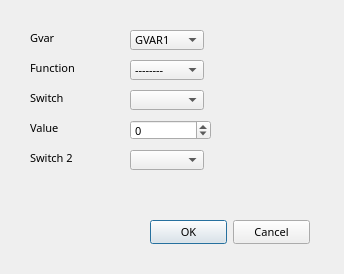
<?xml version="1.0" encoding="UTF-8"?>
<ui version="4.0">
 <class>GvarAdjustDialog</class>
 <widget class="QDialog" name="GvarAdjustDialog">
  <property name="geometry">
   <rect>
    <x>0</x>
    <y>0</y>
    <width>344</width>
    <height>274</height>
   </rect>
  </property>
  <property name="font">
   <font>
    <family>Sans Serif</family>
    <pointsize>8</pointsize>
   </font>
  </property>
  <property name="windowTitle">
   <string>Dialog</string>
  </property>
  <property name="windowIcon">
   <iconset>
    <normaloff>:/icon.png</normaloff>:/icon.png</iconset>
  </property>
  <widget class="QDialogButtonBox" name="buttonBox">
   <property name="geometry">
    <rect>
     <x>150</x>
     <y>220</y>
     <width>160</width>
     <height>25</height>
    </rect>
   </property>
   <property name="orientation">
    <enum>Qt::Horizontal</enum>
   </property>
   <property name="standardButtons">
    <set>QDialogButtonBox::Cancel|QDialogButtonBox::Ok</set>
   </property>
  </widget>
  <widget class="QComboBox" name="switchCB">
   <property name="geometry">
    <rect>
     <x>130</x>
     <y>90</y>
     <width>74</width>
     <height>20</height>
    </rect>
   </property>
   <property name="whatsThis">
    <string>Switch used by the mix.
If blank then the mix is considered to be &quot;ON&quot; all the time.</string>
   </property>
  </widget>
  <widget class="QSpinBox" name="valueSB">
   <property name="geometry">
    <rect>
     <x>130</x>
     <y>120</y>
     <width>81</width>
     <height>20</height>
    </rect>
   </property>
   <property name="minimum">
    <number>-125</number>
   </property>
   <property name="maximum">
    <number>125</number>
   </property>
  </widget>
  <widget class="QComboBox" name="switch2CB">
   <property name="geometry">
    <rect>
     <x>130</x>
     <y>150</y>
     <width>74</width>
     <height>20</height>
    </rect>
   </property>
   <property name="whatsThis">
    <string>The curve used by the mix</string>
   </property>
  </widget>
  <widget class="QLabel" name="label_7">
   <property name="geometry">
    <rect>
     <x>30</x>
     <y>90</y>
     <width>81</width>
     <height>16</height>
    </rect>
   </property>
   <property name="toolTip">
    <string>&lt;html&gt;&lt;head/&gt;&lt;body&gt;&lt;p&gt;&lt;span style=&quot; color:#000000;&quot;&gt;Here you select the switch to control the mix. If a switch is not selected then the mix is ON by default. Options are the physical switches, the logical switches and the inverse of all of them.&lt;/span&gt;&lt;/p&gt;&lt;/body&gt;&lt;/html&gt;</string>
   </property>
   <property name="text">
    <string>Switch</string>
   </property>
  </widget>
  <widget class="QLabel" name="valueLabel">
   <property name="geometry">
    <rect>
     <x>30</x>
     <y>120</y>
     <width>91</width>
     <height>16</height>
    </rect>
   </property>
   <property name="toolTip">
    <string>&lt;html&gt;&lt;head/&gt;&lt;body&gt;&lt;p&gt;&lt;span style=&quot; color:#000000;&quot;&gt;This value &lt;/span&gt;&lt;span style=&quot; text-decoration: underline; color:#000000;&quot;&gt;multiplies&lt;/span&gt;&lt;span style=&quot; color:#000000;&quot;&gt; the value from the input. It can range from -125% to +125%. Default is 100%.&lt;/span&gt;&lt;/p&gt;&lt;/body&gt;&lt;/html&gt;</string>
   </property>
   <property name="text">
    <string>Value</string>
   </property>
  </widget>
  <widget class="QLabel" name="label_2">
   <property name="geometry">
    <rect>
     <x>30</x>
     <y>60</y>
     <width>51</width>
     <height>16</height>
    </rect>
   </property>
   <property name="toolTip">
    <string>&lt;html&gt;&lt;head/&gt;&lt;body&gt;&lt;p&gt;This is the input for the mix. It can be a Stick or Potentiometer, HALF, FULL, Switches, CYC1/2/3 (Heli), Trainer Inputs (PPM1-8), Mixer Channel Outputs (CH1-16), Real Channel Outputs (OP1-16), GVARs (GV1-5), THIS, and Scalers (SC1-8).&lt;/p&gt;&lt;/body&gt;&lt;/html&gt;</string>
   </property>
   <property name="text">
    <string>Function</string>
   </property>
  </widget>
  <widget class="QComboBox" name="functionCB">
   <property name="geometry">
    <rect>
     <x>130</x>
     <y>60</y>
     <width>74</width>
     <height>20</height>
    </rect>
   </property>
   <property name="whatsThis">
    <string>The source for the mixer</string>
   </property>
   <item>
    <property name="text">
     <string>--------</string>
    </property>
   </item>
   <item>
    <property name="text">
     <string>Add</string>
    </property>
   </item>
   <item>
    <property name="text">
     <string>Set C</string>
    </property>
   </item>
   <item>
    <property name="text">
     <string>Set V</string>
    </property>
   </item>
   <item>
    <property name="text">
     <string>Inc/Dec</string>
    </property>
   </item>
   <item>
    <property name="text">
     <string>Inc/Zero</string>
    </property>
   </item>
   <item>
    <property name="text">
     <string>Dec/Zero</string>
    </property>
   </item>
   <item>
    <property name="text">
     <string>Inc/Limit</string>
    </property>
   </item>
   <item>
    <property name="text">
     <string>Dec/limit</string>
    </property>
   </item>
  </widget>
  <widget class="QComboBox" name="gvarCB">
   <property name="geometry">
    <rect>
     <x>130</x>
     <y>30</y>
     <width>74</width>
     <height>20</height>
    </rect>
   </property>
   <property name="whatsThis">
    <string>The source for the mixer</string>
   </property>
   <item>
    <property name="text">
     <string>GVAR1</string>
    </property>
   </item>
   <item>
    <property name="text">
     <string>GVAR2</string>
    </property>
   </item>
   <item>
    <property name="text">
     <string>GVAR3</string>
    </property>
   </item>
   <item>
    <property name="text">
     <string>GVAR4</string>
    </property>
   </item>
   <item>
    <property name="text">
     <string>GVAR5</string>
    </property>
   </item>
   <item>
    <property name="text">
     <string>GVAR6</string>
    </property>
   </item>
   <item>
    <property name="text">
     <string>GVAR7</string>
    </property>
   </item>
  </widget>
  <widget class="QLabel" name="label_4">
   <property name="geometry">
    <rect>
     <x>30</x>
     <y>30</y>
     <width>51</width>
     <height>16</height>
    </rect>
   </property>
   <property name="toolTip">
    <string>&lt;html&gt;&lt;head/&gt;&lt;body&gt;&lt;p&gt;This is the input for the mix. It can be a Stick or Potentiometer, HALF, FULL, Switches, CYC1/2/3 (Heli), Trainer Inputs (PPM1-8), Mixer Channel Outputs (CH1-16), Real Channel Outputs (OP1-16), GVARs (GV1-5), THIS, and Scalers (SC1-8).&lt;/p&gt;&lt;/body&gt;&lt;/html&gt;</string>
   </property>
   <property name="text">
    <string>Gvar</string>
   </property>
  </widget>
  <widget class="QLabel" name="switch2Label">
   <property name="geometry">
    <rect>
     <x>30</x>
     <y>150</y>
     <width>81</width>
     <height>16</height>
    </rect>
   </property>
   <property name="toolTip">
    <string>&lt;html&gt;&lt;head/&gt;&lt;body&gt;&lt;p&gt;&lt;span style=&quot; color:#000000;&quot;&gt;Here you select the switch to control the mix. If a switch is not selected then the mix is ON by default. Options are the physical switches, the logical switches and the inverse of all of them.&lt;/span&gt;&lt;/p&gt;&lt;/body&gt;&lt;/html&gt;</string>
   </property>
   <property name="text">
    <string>Switch 2</string>
   </property>
  </widget>
 </widget>
 <resources/>
 <connections>
  <connection>
   <sender>buttonBox</sender>
   <signal>accepted()</signal>
   <receiver>GvarAdjustDialog</receiver>
   <slot>accept()</slot>
   <hints>
    <hint type="sourcelabel">
     <x>199</x>
     <y>354</y>
    </hint>
    <hint type="destinationlabel">
     <x>157</x>
     <y>274</y>
    </hint>
   </hints>
  </connection>
  <connection>
   <sender>buttonBox</sender>
   <signal>rejected()</signal>
   <receiver>GvarAdjustDialog</receiver>
   <slot>reject()</slot>
   <hints>
    <hint type="sourcelabel">
     <x>199</x>
     <y>360</y>
    </hint>
    <hint type="destinationlabel">
     <x>208</x>
     <y>274</y>
    </hint>
   </hints>
  </connection>
 </connections>
</ui>
